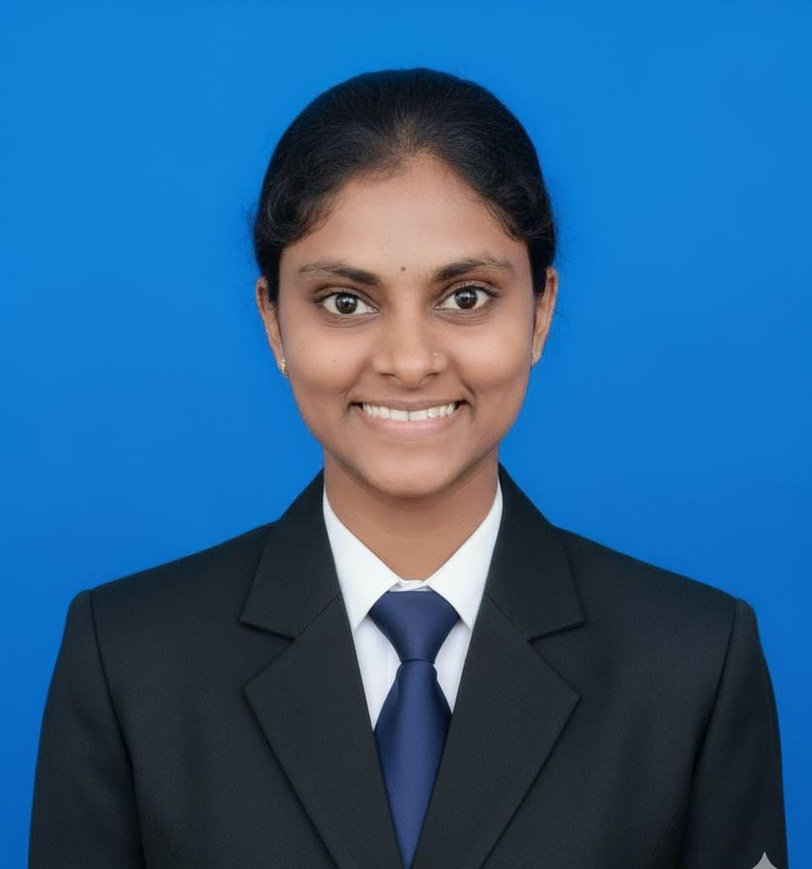
#> input picture Vrushali A Poojary.jpg, 812 x 869 px, shrunk from 960 x 1028 before the run
$ python brightness.py 'Vrushali A Poojary.jpg'
#> lines starting #> are read from the running program, lines starting #| are printed output that depends on the picture
from PIL import Image
import numpy as np
import sys
import os

def calculate_brightness(image_path):
#> called with image_path = 'Vrushali A Poojary.jpg'
    try:
        # Open image (use the function argument, not a hardcoded path)
        img = Image.open(image_path).convert("RGB")
#> img is the input picture: PIL image 812x869 RGB; mean R, G, B 43.3, 95.5, 140.7
    except FileNotFoundError:
        print(f"❌ File not found: {image_path}")
        return None
    except Exception as e:
        print(f"❌ Error opening image: {e}")
        return None

    # Convert to NumPy array
    np_img = np.array(img)

    # Separate R, G, B channels
    R = np_img[:, :, 0]
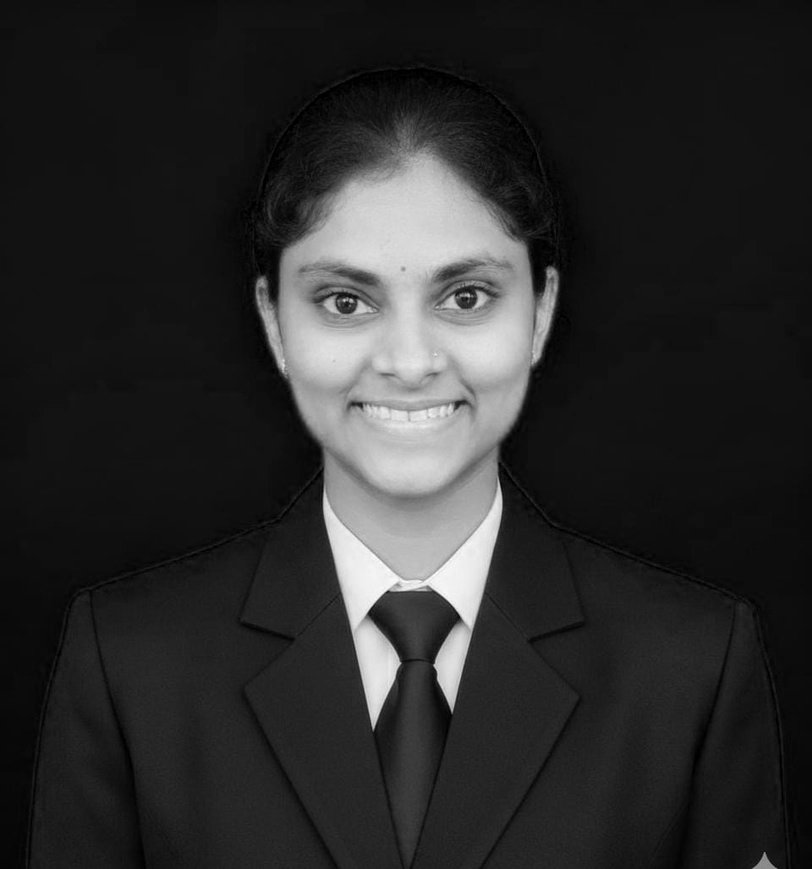
#> R: shape (869, 812); min 0, max 255, mean 43.3
    G = np_img[:, :, 1]
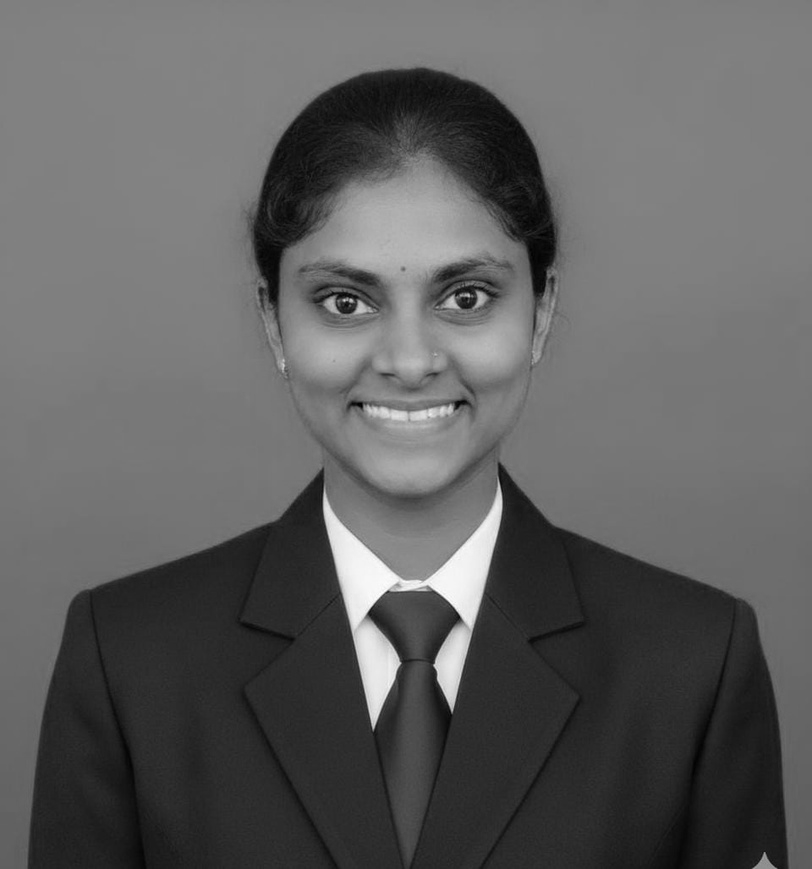
#> G: shape (869, 812); min 0, max 255, mean 95.5
    B = np_img[:, :, 2]
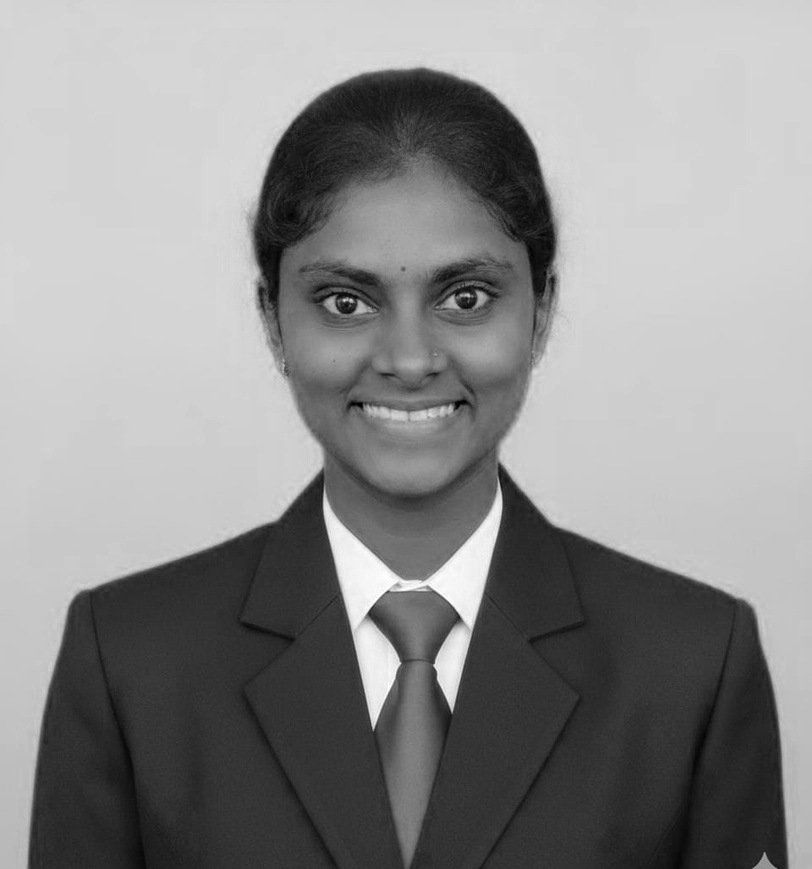
#> B: shape (869, 812); min 0, max 255, mean 140.7

    # Apply brightness formula
    brightness = (0.299 * R + 0.587 * G + 0.114 * B).mean()
#> brightness = 85.05
    return brightness


if __name__ == "__main__":
    # Allow passing image path as argument
    if len(sys.argv) > 1:
        path = sys.argv[1]
    else:
        # fallback hardcoded path (keep it in quotes!)
        path = r"E:\4SN22AI062VAP\codetrials\PrathamOfficial.png"

    if os.path.exists(path):
        value = calculate_brightness(path)
#> value = 85.05
        if value is not None:
            print(f"✅ Brightness of '{path}': {value:.2f}")
#| ✅ Brightness of 'Vrushali A Poojary.jpg': 85.05
    else:
        print(f"⚠️ Please provide a valid image path.")

$ run again, on preethi.jpg
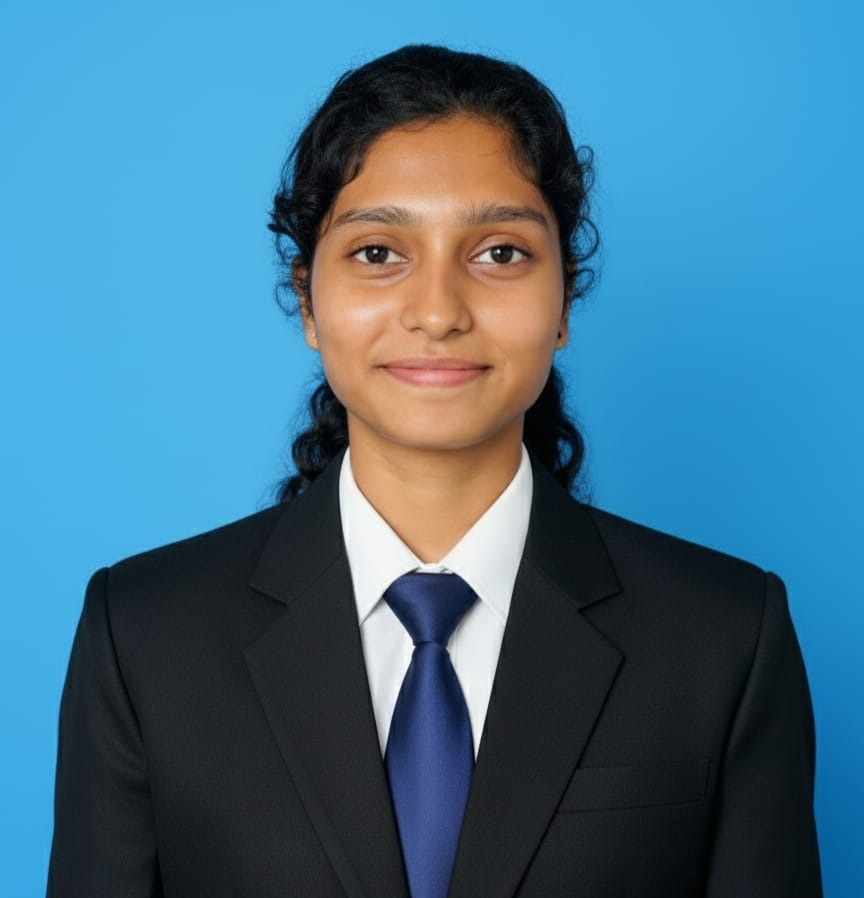
#> input picture preethi.jpg, 864 x 898 px
#> in calculate_brightness, img is the input picture: PIL image 864x898 RGB; mean R, G, B 66.1, 113.4, 138.6
#> in calculate_brightness, `G = np_img[:, :, 1]`:
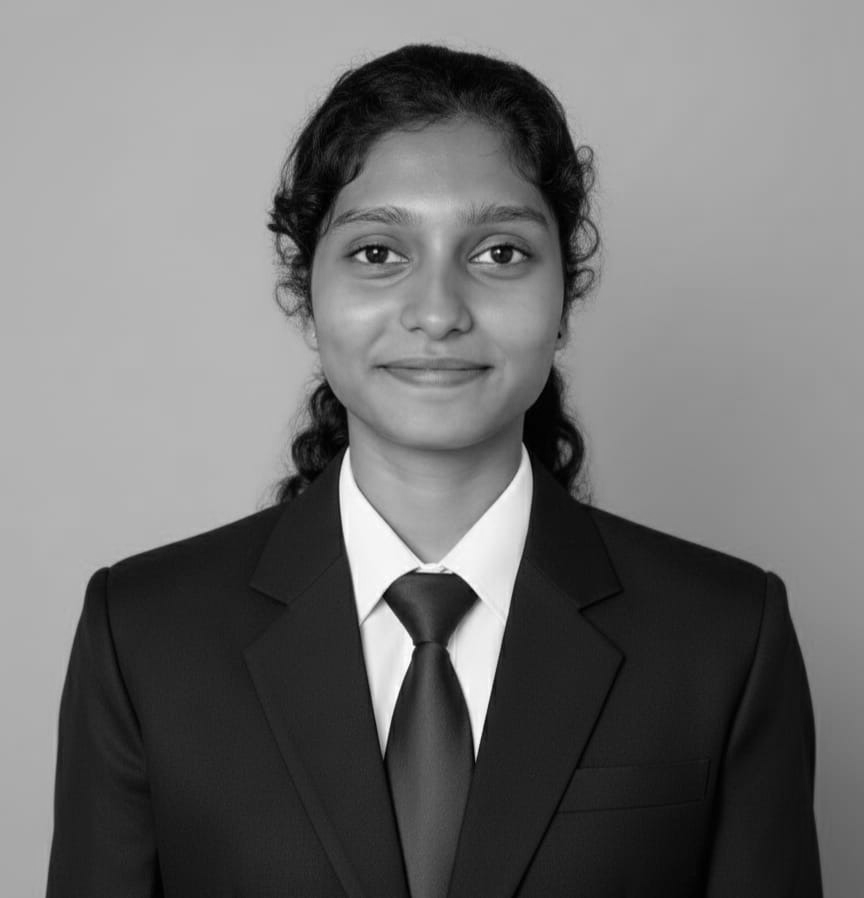
#> G: shape (898, 864); min 0, max 255, mean 113.4
#> in calculate_brightness, `B = np_img[:, :, 2]`:
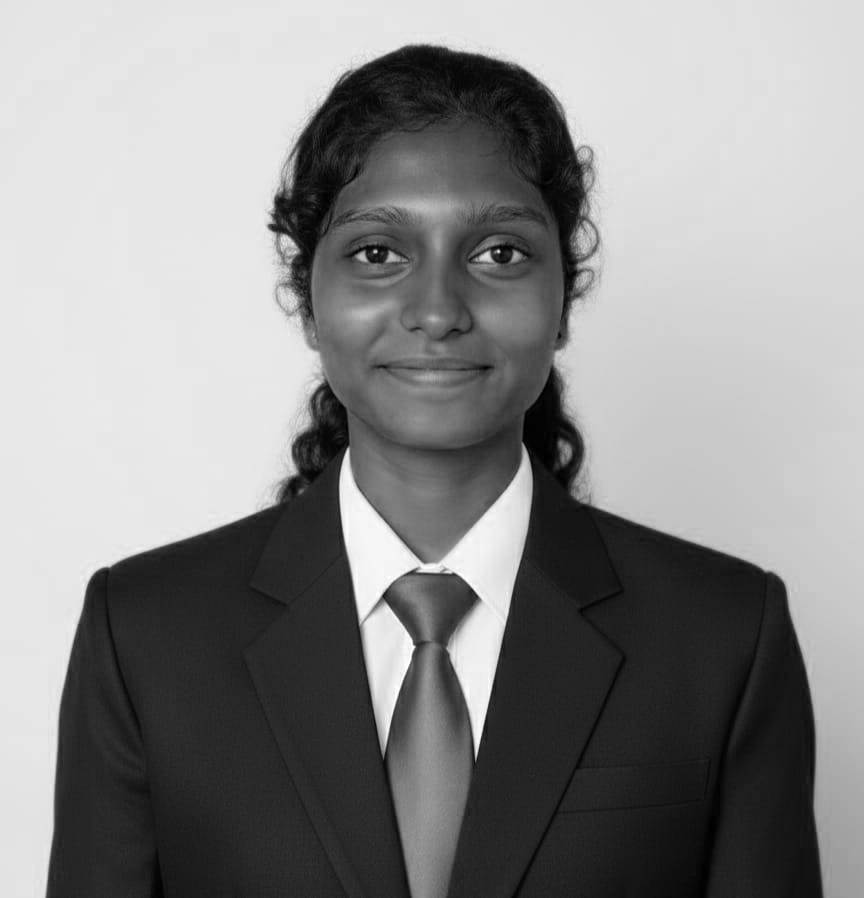
#> B: shape (898, 864); min 0, max 255, mean 138.6
#> brightness = 102.1
#| ✅ Brightness of 'preethi.jpg': 102.13
